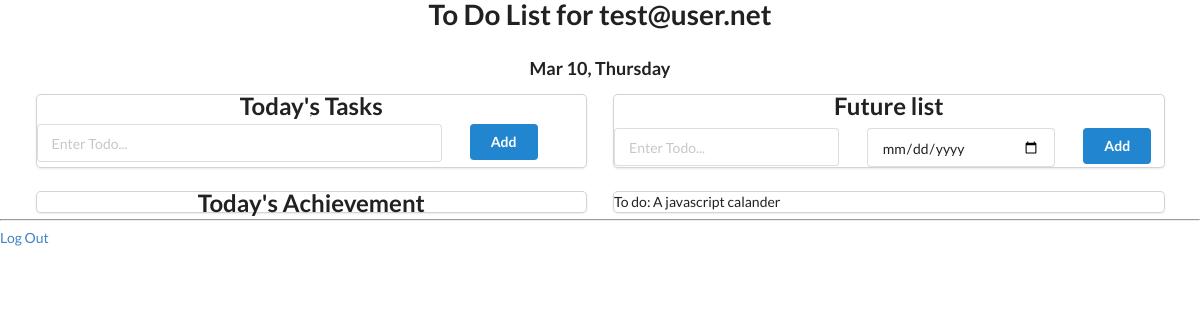
Before: /index (signed in) with the older database file.
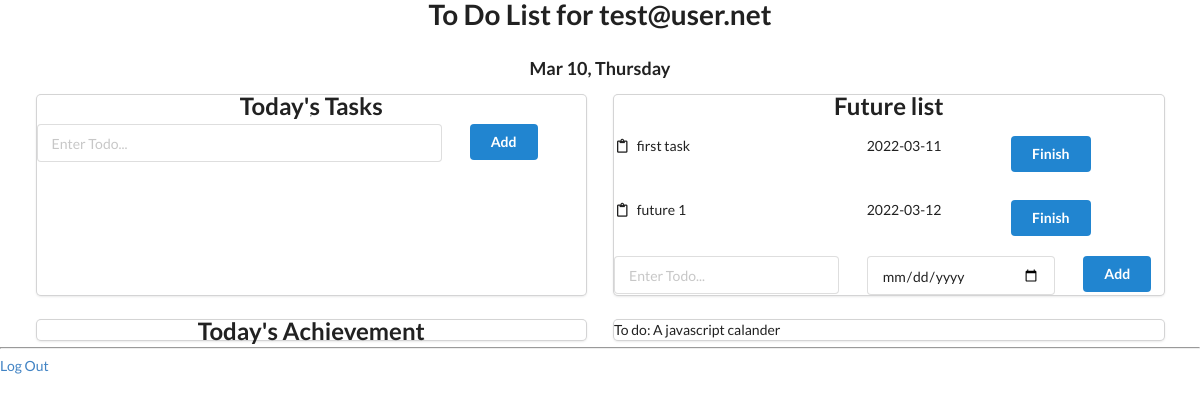
After: the same page with the newer database file.
### app/models.py (models this page shows, shortened)
class Todo(db.Model):
    id = db.Column(db.Integer, primary_key=True)
    title = db.Column(db.String(100))
    complete = db.Column(db.Boolean)
    owner_id = db.Column(db.Integer, db.ForeignKey('user.id'))
    due_day = db.Column(db.Date, default=date.today)

### app/routes.py (the view)
@app.route("/")
@app.route("/index")
def show_user_list():
    if current_user.is_authenticated:
        date_of_today = date.today()
        display_today = date_of_today.strftime("%b %d, %A")
        today_todo = Todo.query.filter(
            Todo.owner==current_user, Todo.complete==False, Todo.due_day==date_of_today)
        today_done = Todo.query.filter(
            Todo.owner==current_user, Todo.complete==True, Todo.due_day==date_of_today)
        future_todo = Todo.query.filter(
            Todo.owner==current_user, Todo.complete==False, Todo.due_day>date_of_today)
        page_date = {
            'today' : display_today,
            'todo_list' : today_todo,
            'done_list' : today_done,
            'future_todo' : future_todo
        }
        return render_template("user.html", page_date=page_date)
    else:
        return redirect(url_for('login'))

### app/models.py (called while the page is built)
@login.user_loader
def load_user(id):
    return User.query.get(int(id))

### app/templates/user.html (shortened to what this page needs)
<!DOCTYPE html>
<html lang="en">
<head>
    <link rel="stylesheet" href="https://cdn.jsdelivr.net/npm/semantic-ui@2.4.2/dist/semantic.min.css">
</head>
<body>
    <div class="ui container">
        <h1 class="ui center aligned header">To Do List for {{ current_user.email }}</h1>
        <h3 class="ui center aligned header">{{ page_date.today }}</h3>
        <div class="ui two cards">
            <div class="card">
                <h2 class="ui center aligned header">Today's Tasks</h2>
                <hr>
                <form class="ui form" action="/add" method="post">
                    <div class="field">
                        <div class="ui grid">
                            <div class="twelve wide column">
                                <input type="text" name="title" placeholder="Enter Todo...">
                            </div>
                            <div class="column">
                                <button class="ui blue button" type="submit">Add</button>
                            </div>
                        </div>
                    </div>
                </form>
            </div>
            <div class="card">
                <h2 class="ui center aligned header">Future list</h2>
                <div class=" ui grid">
                    {% for todo in page_date.future_todo %}
                    <div class="row">
                        <div class="seven wide column">
                            <i class="clipboard outline icon"></i>
                            <span>{{ todo.title }}</span>
                        </div>
                        <div class="four wide column">
                            <span>{{ todo.due_day }}</span>
                        </div>
                        <div class="column">
                            <a class="ui blue button " href="/update/{{ todo.id }}">Finish</a>
                        </div>
                    </div>
                    {% endfor %}
                </div>
                <br>
                <form class="ui form" action="/add_future" method="post">
                    <div class=" ui grid">
                        <div class="seven wide column">
                            <input type="text" name="title" placeholder="Enter Todo...">
                        </div>
                        <div class="six wide column">
                            <input type="date" name="due_day">
                        </div>
                        <div class="three wide column">
                            <div class="bottom aligned content">
                                <button class="ui blue button" type="submit">Add</button>
                            </div>
                        </div>
                    </div>
                </form>
            </div>
        </div>
        <div class="ui two cards">
            <div class="card">
                <h2 class="ui center aligned header">Today's Achievement</h2>
            </div>
            <div class="card">
                <p>To do: A javascript calander</p>
            </div>
        </div>
    </div>
    <hr>
    <a href="/logout">Log Out</a>
</body>
</html>

Changed rows visible on the page:
now on this page (row edited): Todo: title "first task", due_day "2022-03-11"
now on this page (row edited): Todo: title "future 1", due_day "2022-03-12"
